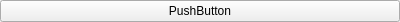
<?xml version="1.0" encoding="UTF-8"?>
<ui version="4.0">
 <class>IndexButton</class>
 <widget class="QWidget" name="IndexButton">
  <property name="geometry">
   <rect>
    <x>0</x>
    <y>0</y>
    <width>400</width>
    <height>18</height>
   </rect>
  </property>
  <property name="sizePolicy">
   <sizepolicy hsizetype="Expanding" vsizetype="Fixed">
    <horstretch>0</horstretch>
    <verstretch>0</verstretch>
   </sizepolicy>
  </property>
  <property name="windowTitle">
   <string>Form</string>
  </property>
  <layout class="QVBoxLayout" name="verticalLayout">
   <property name="spacing">
    <number>0</number>
   </property>
   <property name="leftMargin">
    <number>0</number>
   </property>
   <property name="topMargin">
    <number>0</number>
   </property>
   <property name="rightMargin">
    <number>0</number>
   </property>
   <property name="bottomMargin">
    <number>0</number>
   </property>
   <item>
    <widget class="QPushButton" name="button">
     <property name="sizePolicy">
      <sizepolicy hsizetype="Expanding" vsizetype="Fixed">
       <horstretch>0</horstretch>
       <verstretch>0</verstretch>
      </sizepolicy>
     </property>
     <property name="text">
      <string>PushButton</string>
     </property>
    </widget>
   </item>
  </layout>
 </widget>
 <resources/>
 <connections/>
</ui>
